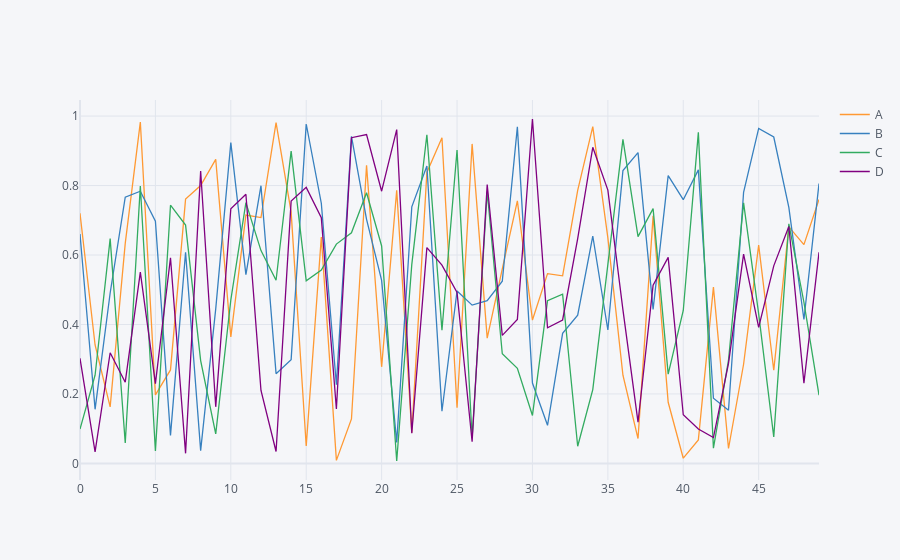

Write notebook code for a chart like this one.
### Markdown cell above
# Basics

### Code cell
arr_1=np.random.rand(50,4)
df1=pd.DataFrame(arr_1, columns=['A','B','C','D'])
df1.head()
df1.iplot()
